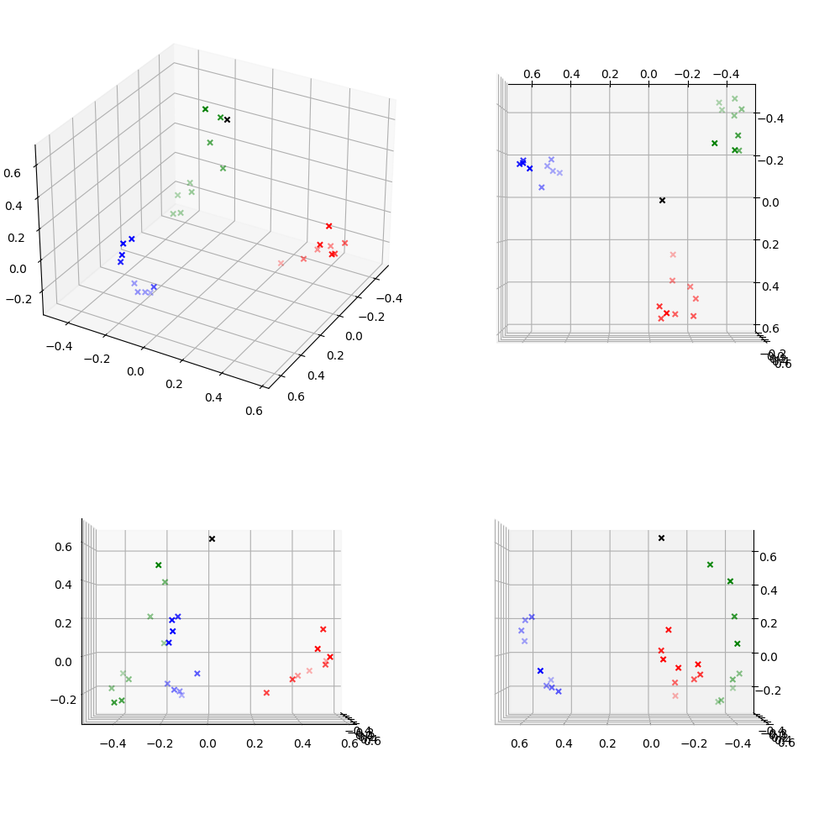
#> input picture project/images_classification/classification_0.png, 840 x 840 px, shrunk from 1000 x 1000 before the run
$ python -i features_extraction.py   (imports and definitions only)
#> lines starting #> are read from the running program, lines starting #| are printed output that depends on the picture
import numpy as np
import cv2
from skimage.color import rgb2hsv, rgb2gray
from sklearn.decomposition import KernelPCA
from sklearn.preprocessing import normalize
from scipy.stats import kurtosis, skew

def get_cut_image(img):
    return img[2:-2,2:-2,:]
def get_borders_image(img):
    return (img[0,:,:], img[0,::-1,:], img[-1,:,:], img[-1,::-1,:], img[:,0,:], img[::-1,0,:], img[:,-1,:], img[::-1,-1,:])

class FeaturesExtraction:
    # [81 lines left out: functions __init__, find_correlation_, find_distances_, find_distances_borders, find_features_, find_features_PCA, not called in this run]


def find_features_(img):
    # COLOR
    color = color_features_(img)

    # FOURIER
    fourier = fourier_features_(img)

    # EDGES
    canny_img = cv2.Canny(img, 50, 200)
    num_edges = np.count_nonzero(canny_img)

    return np.hstack(
        [
            color,
            fourier,
            num_edges,
        ]
    )


def color_features_(img):
    median = np.median(img, axis=(0, 1))
#> median = [255, 255, 255]
    std = np.std(img, axis=(0, 1))
#> std = [21.97, 22.26, 22.06]
    mean = np.mean(img, axis=(0, 1))
#> mean = [247.1, 247, 247.1]
    kurtosis_c = kurtosis(img, axis=(0, 1))
#> kurtosis_c = [49.78, 48.45, 49.53]
    skew_c = skew(img, axis=(0, 1))
#> skew_c = [-6.3, -6.22, -6.29]
    img_hsv = rgb2hsv(img)
#> img_hsv: shape (840, 840, 3) float64; mean of channels 0, 1, 2 0.00433, 0.00212, 0.97
    median_hsv = np.median(img_hsv, axis=(0, 1))
#> median_hsv = [0, 0, 1]
    std_hsv = np.std(img_hsv, axis=(0, 1))
#> std_hsv = [0.0503, 0.0344, 0.0821]
    mean_hsv = np.mean(img_hsv, axis=(0, 1))
#> mean_hsv = [0.00433, 0.00212, 0.97]
    kurtosis_hsv = kurtosis(img_hsv, axis=(0, 1))
#> kurtosis_hsv = [171.7, 479.8, 52.75]
    skew_hsv = skew(img_hsv, axis=(0, 1))
#> skew_hsv = [12.77, 20.75, -6.42]
#> in find_features_, `color = color_features_(img)`: color = 30 values, max 479.8 at index 25, min -6.42 at index 29, mean 81.16

    return np.hstack(
        [
            median,
            std,
            mean,
            kurtosis_c,
            skew_c,
            median_hsv,
            std_hsv,
            mean_hsv,
            kurtosis_hsv,
            skew_hsv,
        ]
    )


def fourier_features_(img):
    transform = np.fft.fft2(rgb2gray(img))
    ft = np.log(np.abs(np.fft.fftshift(transform)))[1:, 1:]  # [51:-50, 51:-50]
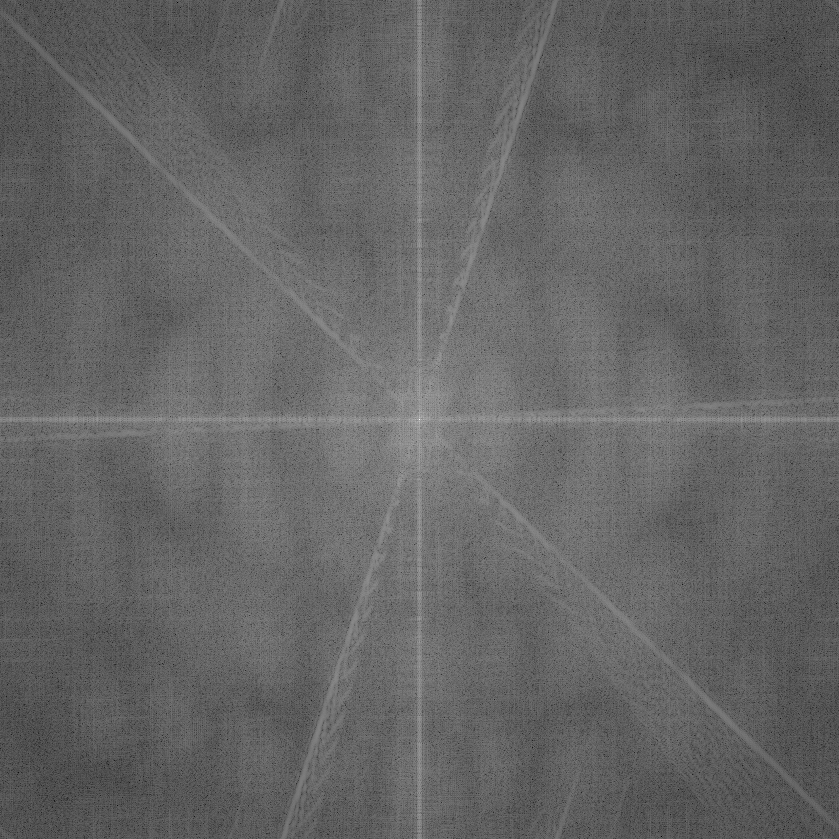
#> ft: shape (839, 839) float64; min -3.66, max 13.43, mean 3.11; drawn with min black and max white

    ft_median = np.median(ft)
#> ft_median = 3.1
    ft_mean = np.mean(ft)
#> ft_mean = 3.11
    ft_std = np.std(ft)
#> ft_std = 1.02
    ft_kurtosis = kurtosis(ft, axis=(0, 1))
#> ft_kurtosis = 0.488
    ft_skew = skew(ft, axis=(0, 1))
#> ft_skew = -0.0168

    binary_ft = ft > 4.5
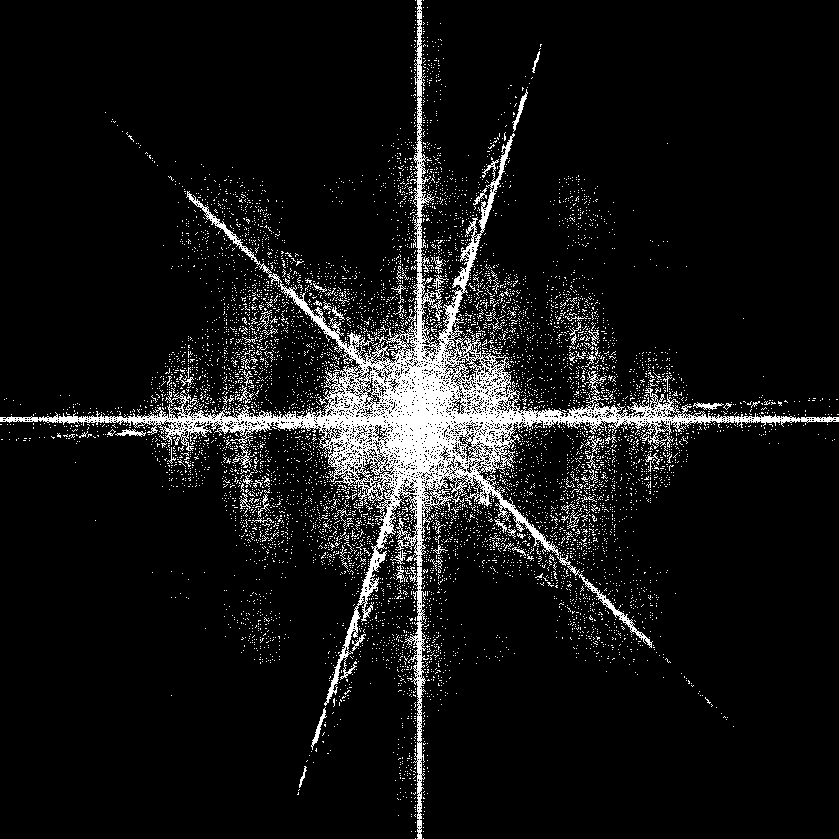
#> binary_ft: shape (839, 839) bool; 8.1% white in thin lines or dots
    non_zero = np.count_nonzero(binary_ft)
#> non_zero = 57269
    v = np.stack(np.where(binary_ft), axis=1)
#> v = 57269 pairs, first value 0 to 838, second value 0 to 838
    cov = np.cov(v.T)
#> cov = [[14695.3, 604.5], [604.5, 17430.4]]
    eigval, eigvec = np.linalg.eig(cov)
#> eigval = [14567.7, 17558.1]; eigvec = [[-0.978, -0.207], [0.207, -0.978]]

    idx = np.argsort(eigval)
#> idx = [0, 1]
    eigval, eigvec = eigval[idx], eigvec[idx]

    angle = np.arctan2(eigvec[0][1], eigvec[0][0]) % (np.pi / 2)
#> angle = 0.208

    k, l = np.indices((127, 127)) - 63
    m_00 = np.sum(ft)
#> m_00 = 2186618
#> (the run stopped early here; a loop or call above may not have finished)
